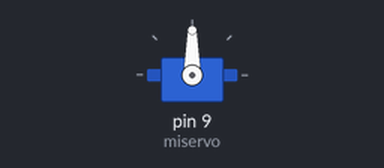
A sketch run on a simulated Arduino Uno, built with avr-gcc and run on an emulated ATmega328P. Shown: servo.

Above: at 0.05 s.
At 4.25 s:
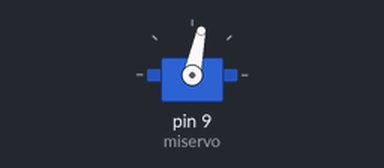
At 8.45 s:
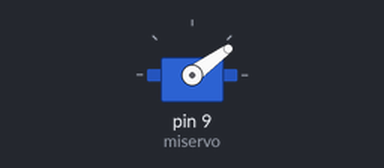
At 16.95 s:
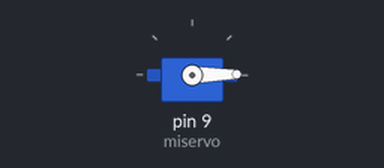
Timing chart, 0 to 22.1 s (numbered marks = the images above):
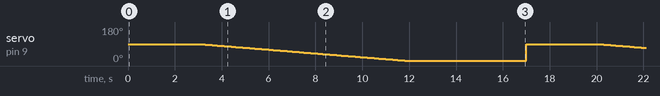

Measured:
- by itself, servo on pin 9 (miservo): ramps from 90° to 1° and jumps back, once every 17.0 s

The sketch:

P6_1_servo.ino
```cpp
#include <Servo.h>  // Servo's library

Servo miservo;  //It declares servo object
int angulo = 0;

void setup() {
  miservo.attach(9, 1000, 2000);  //Set the pin to attach the servo
}

void loop() {
  //Neutral position
  miservo.write(90);
  delay(3000);
  //Decrease the angle from 90
  for (angulo = 90; angulo > 0; angulo--) {
    miservo.write(angulo);
    delay(100);
  }
  delay(5000);
}
```
